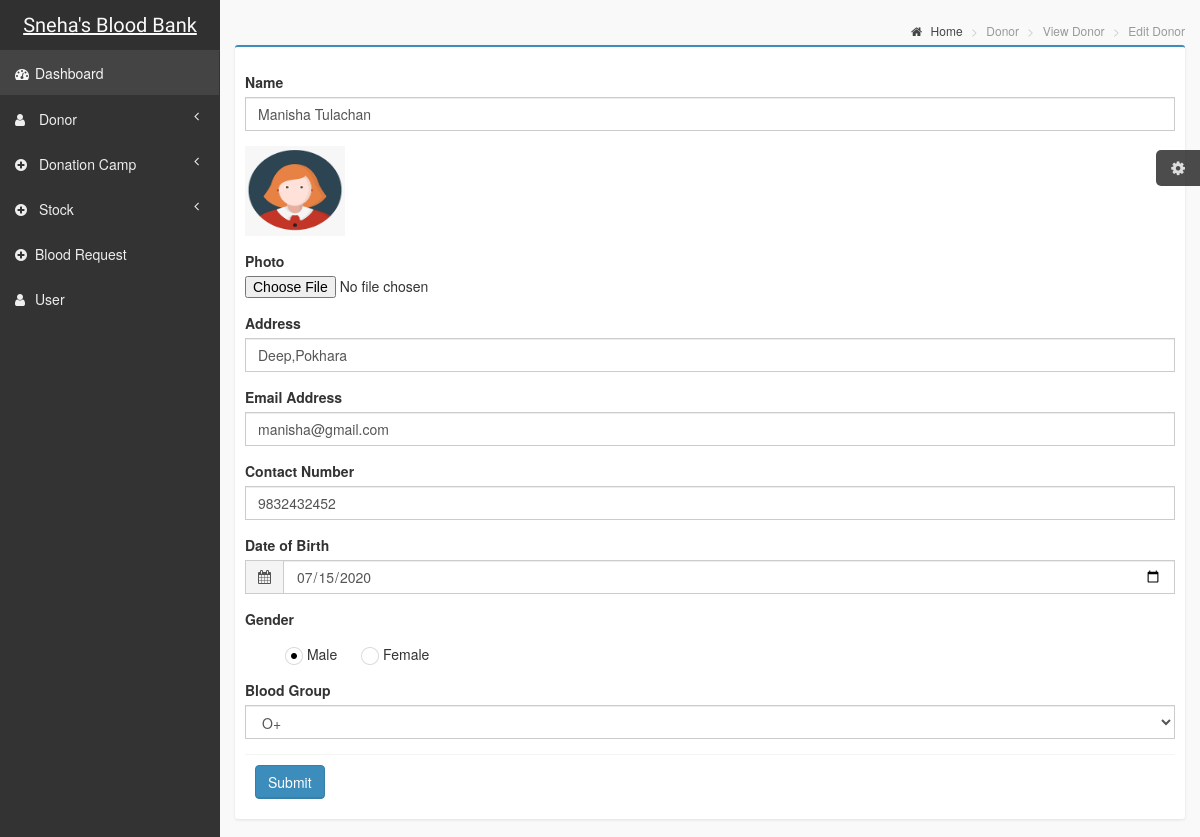
The page /admin/edit_donor.php?donor_id=1 on the database its author committed.
### tables this page shows
CREATE TABLE `donors` (
  `donor_id` int(11) NOT NULL,
  `donor_name` varchar(255) NOT NULL,
  `donor_photo` varchar(255) NOT NULL,
  `donor_address` varchar(255) NOT NULL,
  `donor_email` varchar(255) NOT NULL,
  `donor_contact` varchar(255) NOT NULL,
  `date_of_birth` date NOT NULL,
  `donor_gender` varchar(255) NOT NULL,
  `blood_id` int(11) NOT NULL
);

### admin/edit_donor.php (the view, shortened to what this page needs)
<?php
include 'header.php';
include 'sidebar.php';
    if(isset($_GET['donor_id'])){
        $edit_donor=$connection->prepare("SELECT * FROM donors WHERE donor_id =:donor_id");
        $edit_donor->execute($_GET);
        $info=$edit_donor->fetch();
     }
?>
            <aside class="right-side">
                <section class="content-header">
                    <ol class="breadcrumb">
                        <li><a href="#"><i class="fa fa-home"></i> Home</a></li>
                        <li class="active">Donor</li>
                        <li class="active">View Donor</li>
                        <li class="active">Edit Donor</li>
                    </ol>
                </section>
                <section class="content">
                    <div class="row">
                        <div class="col-xs-12">
                            <div class="box box-primary">
                                <form role="form" method="POST" enctype="multipart/form-data">
                                    <div class="box-body">
                                        <div class="form-group">
                                         <label for="name1">Name</label>
                                         <input type="text" class="form-control" name="new_name" value="<?php echo $info['donor_name']?>"required>
                                        </div>
                                        <div class="form-group">
                                        <?php
                                        if (file_exists('../images/')) {
                                        echo '<img style="width: 100px; height:90px;" src="../images/'.$info['donor_photo'].'">';
                                        }
                                        ?>
                                        </div>
                                        <div class="form-group">
                                            <label for="exampleInputFile">Photo</label>
                                            <input type="file" name="new_donor_photo" required>
                                        </div>
                                        <div class="form-group">
                                        <label for="address1">Address</label>
                                        <input type="text" name="new_address" class="form-control" id="address1" value="<?php echo $info['donor_address']?>"required>
                                        </div>
                                         <div class="form-group">
                                            <label for="email1">Email Address</label>
                                            <input type="email" name="new_email" value="<?php echo $info['donor_email']?>"class="form-control" id="email1"required>
                                        </div>
                                         <div class="form-group">
                                            <label for="contact1">Contact Number</label>
                                            <input type="contact" name="new_contact" maxlength="10" value="<?php echo $info['donor_contact']?>" class="form-control" id="contact1"required>
                                        </div>
                                    <div class="form-group">
                                        <label>Date of Birth</label>
                                        <div class="input-group">
                                            <div class="input-group-addon">
                                                <i class="fa fa-calendar"></i>
                                            </div>
                                            <input type="Date" name="new_date" class="form-control" value="<?php echo $info['date_of_birth']?>" required>
                                        </div>
                                    </div>
                                    <div class="form-group">
                                            <label>Gender</label>
                                            <div  class="radio">
                                                <label>
                                                    Male
                                                </label>
                                                <label>
                                                    Female
                                                </label>
                                            </div>
                                        </div>
                                         <div class="form-group">
                                            <label>Blood Group</label>
                                            <select class="form-control" name="new_blood">
                                                <?php
                                                $edit_donor = $connection->prepare("SELECT * FROM blood");
                                                $edit_donor->execute();
                                                $blood = $edit_donor->fetchAll();
                                                foreach ($blood as $row) {
                                                    ?>
                                                    <option value="<?php echo $row['blood_id']; ?>"
                                                        <?php if($row['blood_id'] == $info['blood_id']) {echo 'selected';} ?>>
                                                        <?php echo $row['blood_group_name']; ?></option>
                                                    <?php
                                                }
                                                ?>
                                            </select>
                                        </div>
                                        <div class="box-footer">
                                         <button type="submit" name="edit" value="submit" class="btn btn-primary">Submit</button>
                                        </div>
                                    </div>
                                </form>
                            </div>
                        </div>
                    </div>

### css/AdminLTE.css (style rules this page uses)
html, body { overflow-x: hidden!important; font-family: 'Source Sans Pro', sans-serif; -webkit-font-smoothing: antialiased; min-height: 100%; background: #f9f9f9; }
a { color: #3c8dbc; }
.right-side, .left-side { min-height: 100%; display: block; }
.right-side { background-color: #f9f9f9; margin-left: 220px; }
.content { padding: 20px 15px; background: #f9f9f9; }
img { max-width: 100%important; }
.right-side > .content-header { position: relative; padding: 15px 15px 10px 20px; }
.right-side > .content-header > .breadcrumb { float: right; background: transparent; margin-top: 0px; margin-bottom: 0; font-size: 12px; padding: 7px 5px; position: absolute; top: 15px; right: 10px; -webkit-border-radius: 2px; -moz-border-radius: 2px; border-radius: 2px; }
.right-side > .content-header > .breadcrumb > li > a { color: #444; text-decoration: none; }
.right-side > .content-header > .breadcrumb > li > a > .fa, .right-side > .content-header > .breadcrumb > li > a > .glyphicon, .right-side > .content-header > .breadcrumb > li > a > .ion { margin-right: 5px; }
.right-side > .content-header > .breadcrumb > li + li:before { content: '>\00a0'; }
.form-control { -webkit-border-radius: 0px !important; -moz-border-radius: 0px !important; border-radius: 0px !important; box-shadow: none; }
.input-group .input-group-addon { border-radius: 0; background-color: #f4f4f4; }
.checkbox, .radio { padding-left: 0; }
.box { position: relative; background: #ffffff; border-top: 2px solid #c1c1c1; margin-bottom: 20px; -webkit-border-radius: 3px; -moz-border-radius: 3px; border-radius: 3px; width: 100%; box-shadow: 0px 1px 3px rgba(0, 0, 0, 0.1); }
.box.box-primary { border-top-color: #3c8dbc; }
.box .box-body { padding: 10px; -webkit-border-top-left-radius: 0; -webkit-border-top-right-radius: 0; -webkit-border-bottom-right-radius: 3px; -webkit-border-bottom-left-radius: 3px; -moz-border-radius-topleft: 0; -moz-border-radius-topright: 0; -moz-border-radius-bottomright: 3px; -moz-border-radius-bottomleft: 3px; border-top-left-radius: 0; border-top-right-radius: 0; border-bottom-right-radius: 3px; border-bottom-left-radius: 3px; }
.box .box-footer { border-top: 1px solid #f4f4f4; -webkit-border-top-left-radius: 0; -webkit-border-top-right-radius: 0; -webkit-border-bottom-right-radius: 3px; -webkit-border-bottom-left-radius: 3px; -moz-border-radius-topleft: 0; -moz-border-radius-topright: 0; -moz-border-radius-bottomright: 3px; -moz-border-radius-bottomleft: 3px; border-top-left-radius: 0; border-top-right-radius: 0; border-bottom-right-radius: 3px; border-bottom-left-radius: 3px; padding: 10px; background-color: #ffffff; }
.btn { font-weight: 500; -webkit-border-radius: 3px; -moz-border-radius: 3px; border-radius: 3px; border: 1px solid transparent; -webkit-box-shadow: inset 0px -2px 0px 0px rgba(0, 0, 0, 0.09); -moz-box-shadow: inset 0px -2px 0px 0px rgba(0, 0, 0, 0.09); box-shadow: inset 0px -1px 0px 0px rgba(0, 0, 0, 0.09); }
.btn.btn-primary { background-color: #3c8dbc; border-color: #367fa9; }
.skin-black .right-side > .content-header { background: transparent; box-shadow: none; }

### rows shown on the page
donors: new_name "Manisha Tulachan", donor_photo (picture), new_address "Deep,Pokhara", new_email "manisha@gmail.com", new_contact "9832432452", new_date "07/15/2020", new_blood "O+"
